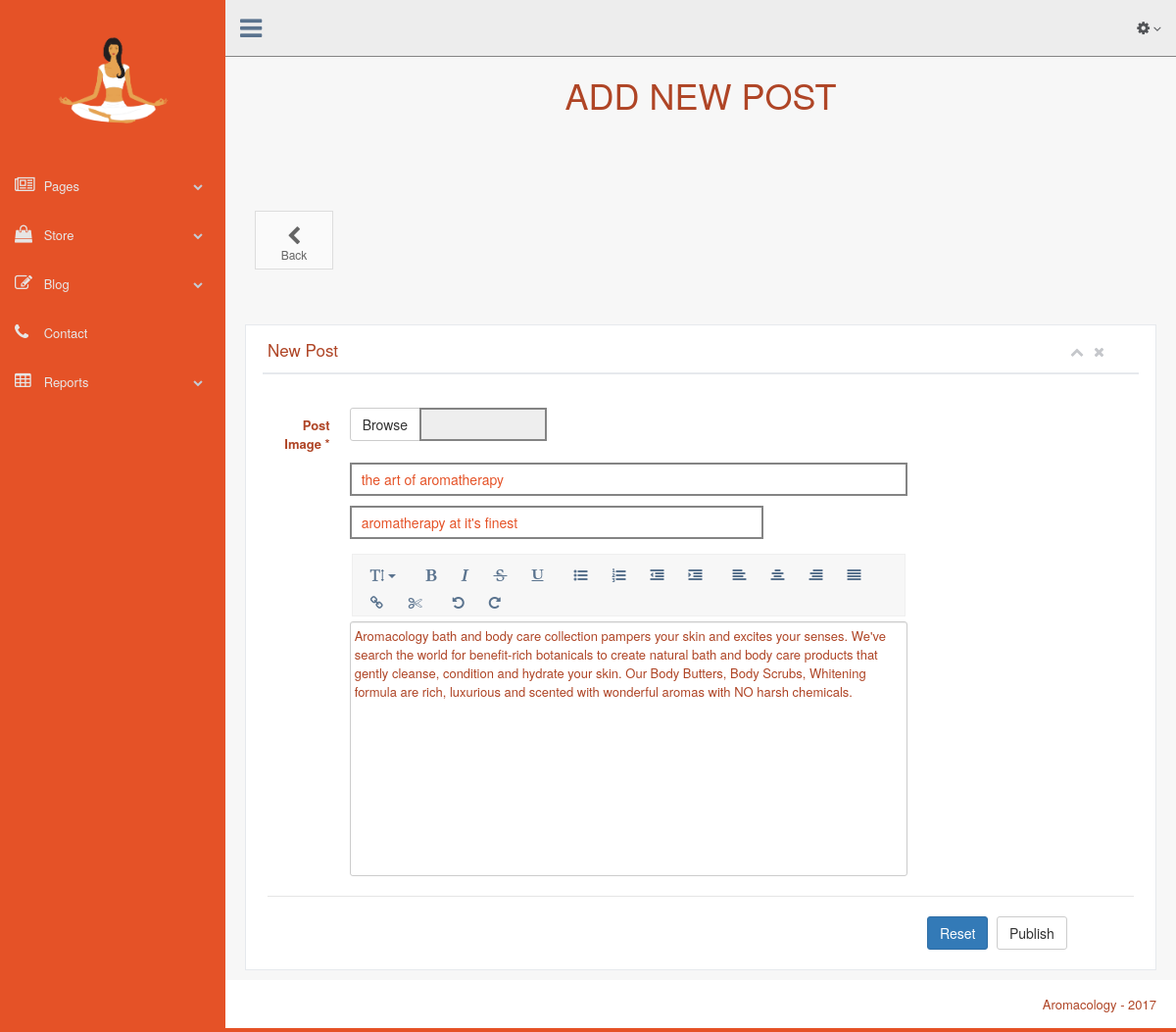
The app's page /admin/post_page.php?id=1 with its own data.
### tables this page shows
CREATE TABLE IF NOT EXISTS `post` (
  `post_id` int(11) NOT NULL AUTO_INCREMENT,
  `post_title` varchar(100) NOT NULL,
  `post_subtitle` varchar(100) NOT NULL,
  `post_body` longtext NOT NULL,
  `post_date` timestamp NOT NULL DEFAULT CURRENT_TIMESTAMP ON UPDATE CURRENT_TIMESTAMP,
  `post_image` varchar(100) NOT NULL,
  PRIMARY KEY (`post_id`),
  KEY `post_title` (`post_title`),
  KEY `post_date` (`post_date`)
);

### admin/post_page.php (the view, shortened to what this page needs)
<!DOCTYPE html>
<html lang="en">
    <head>
        <link href="font-awesome/css/font-awesome.min.css" rel="stylesheet">
        <link href="css/bootstrap.min.css" rel="stylesheet">
        <link href="css/main.css" rel="stylesheet">
        <link href="css/custom.min.css" rel="stylesheet">
        <link href="switchery/dist/switchery.css" rel="stylesheet" type="text/css"/>
        <link href="google-code-prettify/bin/prettify.min.css" rel="stylesheet" type="text/css"/>
<?php
        require_once 'config.php';
        if (isset($_GET['id'])) {
            $post_id = $_GET["id"];
        }
        ?>
    </head>
    <body class="nav-md">
        <div class="container body">
            <div class="main_container">
                <div class="col-md-3 left_col">
                    <div class="left_col scroll-view">
                        <div class="navbar nav_title" style="border: 0; margin: 15% 0 20% 0;">
                            <a href="home.php" >  <img class="img-responsive" style="margin:0 auto; width:50%;" src="images/aromacology-transparent.png" alt="aromacology"> </a>
                        </div>
                        <br/>
                        <div id="sidebar-menu" class="main_menu_side hidden-print main_menu">
                            <div class="menu_section">
                                <ul class="nav side-menu">
                                    <li><a><i class="fa fa-newspaper-o"></i> Pages <span class="fa fa-chevron-down"></span></a>
                                    </li>
                                    <li><a><i class="fa fa-shopping-bag"></i> Store <span class="fa fa-chevron-down"></span></a>
                                    </li>
                                    <li><a><i class="fa fa-pencil-square-o"></i> Blog <span class="fa fa-chevron-down"></span></a>
                                    </li>
    <li><a href="contact.php"><i class="fa fa-phone"></i> Contact</a>
                                    <li><a><i class="fa fa-table"></i> Reports <span class="fa fa-chevron-down"></span></a>
                                    </li>
                                </ul>
                            </div>
                        </div>
                    </div>
                </div>
                <div class="top_nav">
                    <div class="nav_menu">
                        <nav>
                            <div class="nav toggle">
                                <a id="menu_toggle"><i class="fa fa-bars"></i></a>
                            </div>
                            <ul class="nav navbar-nav navbar-right">
                                <li class="">
                                    <a href="javascript:;" class="user-profile dropdown-toggle" data-toggle="dropdown" aria-expanded="false">
                                        <i class="fa fa-gear"></i>
                                        <span class=" fa fa-angle-down"></span>
                                    </a>
                                </li>
                            </ul>
                        </nav>
                    </div>
                </div>
                <div class="right_col" role="main">
                    <div class="page-title text-center ">
                        <h1>Add New Post</h1>
                    </div>
                    <div class="add-product-button pull-left ">
                        <a class="btn btn-app" href="post-list.php">
                            <i class="fa fa-chevron-left"></i> Back
                        </a>
                    </div>
                    <div class="clearfix"></div>
                    <?php
                    $post_title = "";
                    $post_subtitle = "";
                    $post_body = "";
                    $q_post = "select post_title, post_subtitle, post_body from post where post_id = $post_id";
                    $result_post = $mysql->query($q_post);
                    if ($result_post->num_rows > 0) {
                        while ($row = $result_post->fetch_assoc()) {
                            $post_title = $row['post_title'];
                            $post_subtitle = $row['post_subtitle'];
                            $post_body = $row['post_body'];
                        }
                    }
                    ?>
                    <div class="row">
                        <div class="col-md-12 col-sm-12 col-xs-12">
                            <div class="x_panel">
                                <div class="x_title">
                                    <h2>New Post</h2>
                                    <ul class="nav navbar-right panel_toolbox">
                                        <li><a class="collapse-link"><i class="fa fa-chevron-up"></i></a>
                                        </li>
                                        <li><a class="close-link"><i class="fa fa-close"></i></a>
                                        </li>
                                    </ul>
                                    <div class="clearfix"></div>
                                </div>
                                <div class="x_content">
                                    <br />
                                    <form  data-parsley-validate class="form-horizontal form-label-left "  method="POST" action="save_post.php" id="post_form" enctype="multipart/form-data" >
                                        <div class="form-group ">
                                            <label class="control-label col-md-1 col-sm-1 col-xs-12" for="first-name">Post Image <span class="required">*</span></label>
                                            <div class="col-md-3 col-sm-3 col-xs-12 ">
                                                <div class="input-group">
                                                    <label class="input-group-btn">
                                                        <span class="btn btn-default">
                                                            Browse <input type="file" style="display: none;"  name="post_image">
                                                        </span>
                                                    </label>
                                                    <input type="text" class="form-control" required="required" readonly>
                                                </div>
                                            </div>
                                        </div>
                                        <div class="form-group">
                                            <div class="col-md-8 col-sm-8  col-xs-12 col-md-offset-1 col-sm-offset-1">
                                                <input type="text" id="first-name"  name="post_title" required="required" placeholder="Enter Title" value="<?php echo $post_title ?>" class="form-control col-md-7 col-xs-12">
                                            </div>
                                        </div>
                                        <div class="form-group">
                                            <div class="col-md-6 col-sm-6  col-xs-12 col-md-offset-1 col-sm-offset-1">
                                                <input type="text" id="first-name"  name="post_subtitle" required="required" placeholder="Enter Subtitle" value="<?php echo $post_subtitle ?>" class="form-control col-md-7 col-xs-12">
                                            </div>
                                        </div>
                                        <div class="form-group">
                                            <div class="col-md-8 col-sm-8  col-xs-12 col-md-offset-1 col-sm-offset-1">
                                                <div class="btn-toolbar editor" data-role="editor-toolbar" data-target="#editor-one">
                                                    <div class="btn-group">
                                                        <a class="btn dropdown-toggle" data-toggle="dropdown" title="Font Size"><i class="fa fa-text-height"></i>&nbsp;<b class="caret"></b></a>
                                                    </div>
                                                    <div class="btn-group">
                                                        <a class="btn" data-edit="bold" title="Bold (Ctrl/Cmd+B)"><i class="fa fa-bold"></i></a>
                                                        <a class="btn" data-edit="italic" title="Italic (Ctrl/Cmd+I)"><i class="fa fa-italic"></i></a>
                                                        <a class="btn" data-edit="strikethrough" title="Strikethrough"><i class="fa fa-strikethrough"></i></a>
                                                        <a class="btn" data-edit="underline" title="Underline (Ctrl/Cmd+U)"><i class="fa fa-underline"></i></a>
                                                    </div>
                                                    <div class="btn-group">
                                                        <a class="btn" data-edit="insertunorderedlist" title="Bullet list"><i class="fa fa-list-ul"></i></a>
                                                        <a class="btn" data-edit="insertorderedlist" title="Number list"><i class="fa fa-list-ol"></i></a>
                                                        <a class="btn" data-edit="outdent" title="Reduce indent (Shift+Tab)"><i class="fa fa-dedent"></i></a>
                                                        <a class="btn" data-edit="indent" title="Indent (Tab)"><i class="fa fa-indent"></i></a>
                                                    </div>
                                                    <div class="btn-group">
                                                        <a class="btn" data-edit="justifyleft" title="Align Left (Ctrl/Cmd+L)"><i class="fa fa-align-left"></i></a>
                                                        <a class="btn" data-edit="justifycenter" title="Center (Ctrl/Cmd+E)"><i class="fa fa-align-center"></i></a>
                                                        <a class="btn" data-edit="justifyright" title="Align Right (Ctrl/Cmd+R)"><i class="fa fa-align-right"></i></a>
                                                        <a class="btn" data-edit="justifyfull" title="Justify (Ctrl/Cmd+J)"><i class="fa fa-align-justify"></i></a>
                                                    </div>
                                                    <div class="btn-group">
                                                        <a class="btn dropdown-toggle" data-toggle="dropdown" title="Hyperlink"><i class="fa fa-link"></i></a>
                                                        <a class="btn" data-edit="unlink" title="Remove Hyperlink"><i class="fa fa-cut"></i></a>
                                                    </div>
                                                    <div class="btn-group">
                                                        <a class="btn" data-edit="undo" title="Undo (Ctrl/Cmd+Z)"><i class="fa fa-undo"></i></a>
                                                        <a class="btn" data-edit="redo" title="Redo (Ctrl/Cmd+Y)"><i class="fa fa-repeat"></i></a>
                                                    </div>
                                                </div>
                                                <div id="editor-one" name="editor-data" class="editor-wrapper"><?php echo $post_body ?></div>
                                            </div>
                                        </div>
                                        <div class="ln_solid"></div>
                                        <div class="form-group">
                                            <div class="col-md-3 col-sm-3 col-xs-12 pull-right">
                                                <button class="btn btn-primary" type="reset">Reset</button>
                                                <button type="submit" class="btn btn-default" name="add">Publish</button>
                                            </div>
                                        </div>
                                    </form>
                                </div>
                            </div>
                        </div>
                    </div>
                </div>
                <footer>
                    <div class="pull-right">
                        Aromacology - 2017
                    </div>
                    <div class="clearfix"></div>
                </footer>
            </div>
        </div>
    </body>
</html>

### admin/css/main.css (style rules this page uses)
.form-control, .input-group-addon { outline: 0; border-width: 2px; border-color: #848484; border-radius: 0; background: none; color:#e55227; -webkit-box-shadow: none !important; -moz-box-shadow: none !important; box-shadow: none !important; }
.page-title { margin: 5% 0 10% 0; text-transform: uppercase !important; }
.add-product-button { margin-bottom: 5%; }

### records on screen
post: post_title "the art of aromatherapy", post_subtitle "aromatherapy at it's finest", post_body "Aromacology bath and body care collection pampers your skin and excites your senses. We've search the world for benefit-rich botanicals to create natural bath and body care products that gently cleanse, condition and hydrate your skin. Our Body Butters, Body Scrubs, Whitening formula are rich, luxurious and scented with wonderful aromas with NO harsh chemicals."
